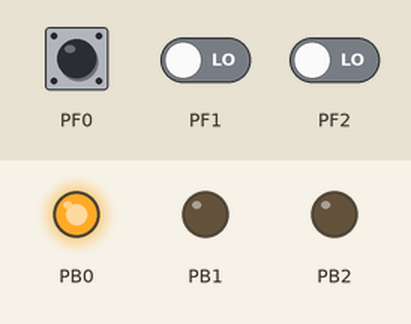
A program run on a simulated ATmega128, built with avr-gcc and emulated at 16 MHz. On the bench: output pins drawn as LEDs (lit = HIGH). Inputs (shaded band) come from the test bench; at power-on: PF0 HIGH, PF1 LOW, PF2 LOW.

Above: at 1.2 s.
1.3 s: PF0 pulled LOW for 0.15 s
At 1.37 s:
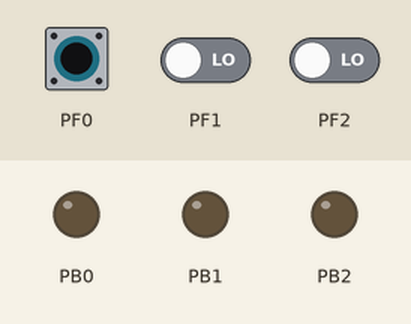
2.9 s: PF1 driven HIGH
At 3.9 s:
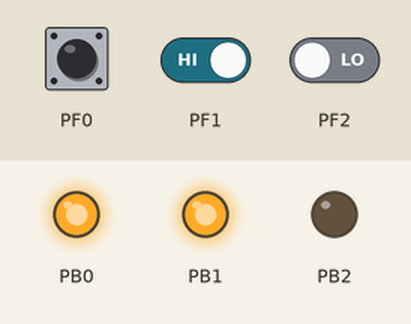
4.4 s: PF2 driven HIGH
At 5.0 s:
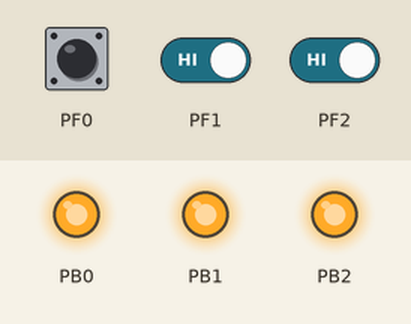
5.9 s: PF0 pulled LOW for 1 s
At 6.7 s:
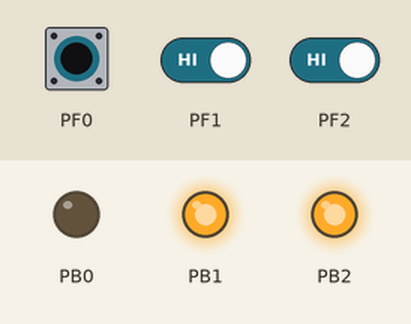
8.4 s: PF1 driven LOW
At 9.3 s:
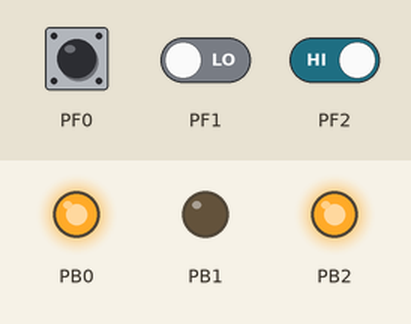
9.9 s: PF0 pulled LOW for 0.15 s
At 9.97 s:
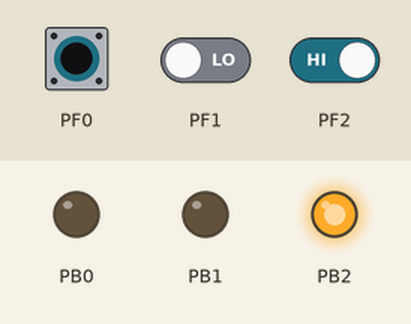
Timing chart, 0 to 12.5 s (numbered marks = the images above; inputs shaded):
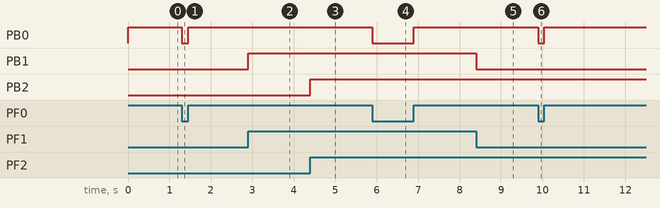

Measured:
- after the input at 1.3 s, PB0: HIGH → LOW at once, → HIGH 0.15 s later
- after the input at 2.9 s, PB1: LOW → HIGH at once
- after the input at 4.4 s, PB2: LOW → HIGH at once
- after the input at 5.9 s, PB0: HIGH → LOW at once, → HIGH 1.0 s later
- after the input at 8.4 s, PB1: HIGH → LOW at once
- after the input at 9.9 s, PB0: HIGH → LOW at once, → HIGH 0.15 s later

The program:

main.c
```c
#define F_CPU 16000000UL
#include <avr/io.h>
#include <util/delay.h>


int main(void)
{
    DDRB |= 0x07; // PORTB의 하위 3비트를 출력으로 설정
	DDRF &= ~0x07; // PORTF의 하위 3비트를 입력으로 설정

	PORTF |= 0x01;
	// PORTF의 0번 핀을 HIGH로 설정한다.
	// 이를 통해 내부 풀업 저항이 활성화된다.
	// 버튼을 사용하여 마이크로컨트롤러의 입력을 읽는다고 가정할 경우,
	// 버튼이 눌려지지 않으면 입력 핀은 외부에서 HIGH 신호를 받는다.
	// 하지만 버튼을 누르면 버튼이 GND에 연결되면서 LOW신호가
	// 입력핀에 전달된다.

    while (1)
    {
		PORTB = (PORTB & 0xF8) + (PINF & 0x07);
    }
}
```
